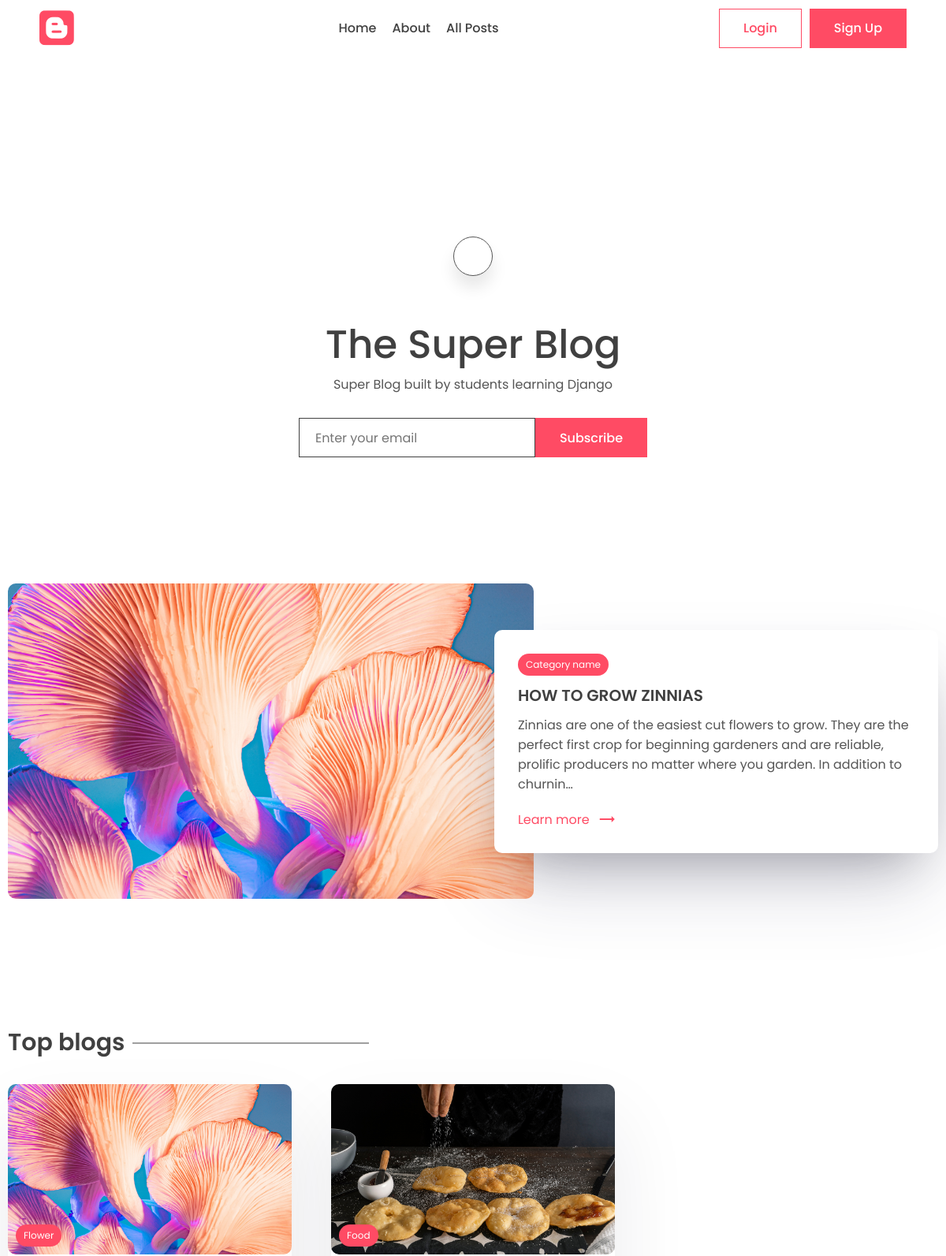
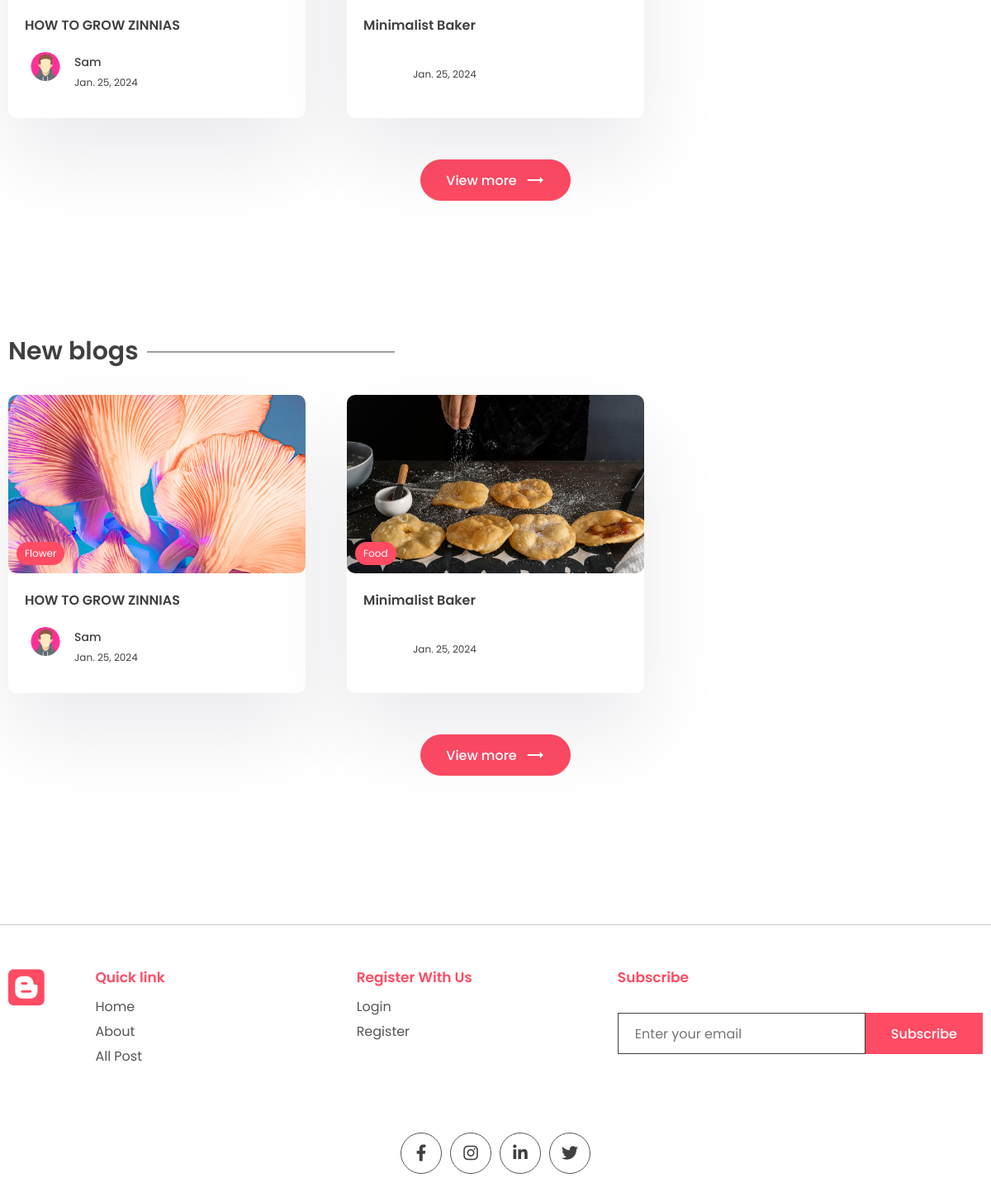
The page / on the database its author committed (2 pictures, top to bottom).
### app/models.py (models this page shows, shortened)
class WebsiteMeta(models.Model):
    title = models.CharField(max_length=200)
    description = models.CharField(max_length=500)
    about = models.TextField()

class Post(models.Model):
    title = models.CharField(max_length=200)
    content = models.TextField()
    last_updated = models.DateTimeField(auto_now=True)
    slug = models.SlugField(max_length=200, unique=True)
    image = models.ImageField(null=True, blank=True, upload_to="images/")
    tags = models.ManyToManyField(Tag, blank=True, related_name='post')
    view_count = models.IntegerField(null=True, blank=True)
    is_featured = models.BooleanField(default=False)
    author = models.ForeignKey(
        User, on_delete=models.CASCADE, null=True, blank=True)
    bookmarks = models.ManyToManyField(
        User, related_name="bookmarks", default=None, blank=True)
    likes = models.ManyToManyField(
        User, related_name="post_like", default=None, blank=True)

class Tag(models.Model):
    name = models.CharField(max_length=100)
    description = models.CharField(max_length=100)
    slug = models.SlugField(max_length=200, unique=True)

class Profile(models.Model):
    user = models.OneToOneField(User, on_delete=models.CASCADE)
    profile_image = models.ImageField(
        null=True, blank=True, upload_to="images/")
    slug = models.SlugField(max_length=200, unique=True)
    bio = models.CharField(max_length=200)

### app/views.py (the view, shortened to what this page needs)
# urls.py: path('', views.index, name="index"),
def index(request):
    posts = Post.objects.all()
    top_posts = Post.objects.all().order_by('-view_count')[0:3]
    recent_posts = Post.objects.all().order_by('-last_updated')[0:3]
    featured_blog = Post.objects.filter(is_featured=True)
    subscribe_form = SubscribeForm()
    subscribe_successful = None
    website_info = None
    if WebsiteMeta.objects.all().exists():
        website_info = WebsiteMeta.objects.all()[0]
    if featured_blog:
        featured_blog = featured_blog[0]
    context = {'posts': posts, 'top_posts': top_posts, 'recent_posts': recent_posts, 'subscribe_form': subscribe_form,
               'subscribe_successful': subscribe_successful, 'featured_blog': featured_blog, 'website_info': website_info}
    return render(request, 'app/index.html', context)

### app/forms.py
class SubscribeForm(forms.ModelForm):
    class Meta:
        model = Subscribe
        fields = '__all__'
        labels = {'email': _('')}
    def __init__(self, *args, **kwargs):
        super().__init__(*args, **kwargs)
        self.fields['email'].widget.attrs['placeholder'] = 'Enter your email'

### app/templates/app/index.html (shortened to what this page needs)
{% extends "base.html" %}
{% block content %}
    <main class="sp">
      <div class="container">
        <center>
          <div class="search-bar">
            <a href="{% url "search" %}" class="animated-search" onclick="searchbar()">
            </a>
          </div>
          <div class="typo">
            {% if website_info.title %}
            <h1 class="title">{{website_info.title}}</h1>
            {% else %}
            <h1 class="title">Website Blog Title.</h1>
            {% endif %}
            {% if website_info.description %}
            <p>
              {{website_info.description}}
            </p>
            {% else %}
            <p>
              Lorem ipsum began as scrambled, nonsensical Latin derived from
              Cicero's 1st-century BC text De Finibus Bonorum et Malorum.
            </p>
            {% endif %}
          </div>
          <div class="newsletter">
            {% if request.session.subscribed == None %}
            <form method="POST">
              {{subscribe_form}}
              <button class="btn btn-primary">Subscribe</button>
            </form>
            {% endif %}
          </div>
        </center>
      </div>
    </main>
    {% if featured_blog %}
    <section class="sp">
      <div class="container">
        <a href="{% url "post_page" featured_blog.slug %}">
        <div class="grid-2">
          <div class="post-img">
            <img src="{{featured_blog.image.url}}" alt="" />
          </div>
          <div class="post-content">
            <div class="cetagory">
              <p>Category name</p>
            </div>
            <h1>
              {{featured_blog.title}}
            </h1>
            <p class="des">
              {{featured_blog.content|safe|truncatechars:200}}
            </p>
            <a class="learn" href="#"
              >Learn more <span class="material-icons"> trending_flat </span></a
            >
          </div>
        </div>
        </a>
      </div>
    </section>
    {% endif %}
    <section class="sp">
      <div class="container">
        <h1 class="sec-title">Top blogs</h1>
        <div class="grid-3">
          {% for post in top_posts %}
          <a href=" {% url "post_page" post.slug %} ">
            <div class="card">
              <div class="post-img">
                <img src="{{post.image.url}}" alt="" />
                <div class="tag">{{post.tags.all.0.name}}</div>
              </div>
              <div class="card-content">
                <h3>
                  {{post.title}}
                </h3>
                <div class="author">
                    <div class="profile-pic">
                      <img src="{{post.author.profile.profile_image.url}}" alt="" />
                    </div>
                    <div class="details">
                      <p>{{post.author.first_name}}</p>
                      <small>{{post.last_updated|date}}</small>
                    </div>
                  </div>
              </div>
            </div>
          </a>
          {% endfor %}
        </div>
        <center>
          <a href="{% url "all_posts" %}"><button class="btn btn-primary rounded view">
            View more <span class="material-icons"> trending_flat </span>
          </button></a>
        </center>
      </div>
    </section>
    <section class="sp">
      <div class="container">
        <h1 class="sec-title">New blogs</h1>
        <div class="grid-3">
          {% for post in recent_posts %}
          <a href=" {% url "post_page" post.slug %} ">
            <div class="card">
              <div class="post-img">
                <img src="{{post.image.url}}" alt="" />
                <div class="tag">{{post.tags.all.0.name}}</div>
              </div>
              <div class="card-content">
                <h3>
                  {{post.title}}
                </h3>
                <div class="author">
                  <div class="profile-pic">
                    <img src="{{post.author.profile.profile_image.url}}" alt="" />
                  </div>
                  <div class="details">
                    <p>{{post.author.first_name}}</p>
                    <small>{{post.last_updated|date}}</small>
                  </div>
                </div>
              </div>
            </div>
          </a>
          {% endfor %}
        </div>
        <center>
          <a href="{% url "all_posts" %}"><button class="btn btn-primary rounded view">
            View more <span class="material-icons"> trending_flat </span>
          </button></a>
        </center>
      </div>
    </section>
{% endblock content %}

### app/static/app/style.css (style rules this page uses)
* { margin: 0; padding: 0; box-sizing: border-box; text-decoration: none; border: none; outline: none; list-style: none; font-family: "Poppins", sans-serif; color: var(--black); }
:root { --red: #ff4b64; --black: #404040; --des: #555555; --shadow: #ffffff1a 0px 1px 1px 0px inset, #32325d40 0px 50px 100px -20px, #0000004d 0px 30px 60px -30px; --shadow2: rgba(17, 12, 46, 0.084) 0px 48px 100px 0px; }
html { font-size: 62.5%; }
[class*="grid"] { display: grid; }
img { width: 100%; }
.container { max-width: 1220px; margin: auto; padding: 0 10px; }
p, a { font-size: 1.6rem; color: var(--des); }
input, textarea { font-size: 1.6rem; color: var(--black); }
.btn { cursor: pointer; height: 5rem; padding: 0 3rem; font-size: 1.6rem; font-weight: 500; border: 1px solid var(--red); display: flex; align-items: center; justify-content: center; gap: 1rem; }
.btn span { color: white; }
.btn-primary { background: var(--red); color: white; }
.rounded { border-radius: 5rem; }
.search-bar, .animated-search { width: 5rem; aspect-ratio: 1/1; border: 1px solid var(--des); border-radius: 50%; display: flex; align-items: center; justify-content: center; background: white; box-shadow: 0 15px 20px #00000018; cursor: pointer; margin-top: 10rem; z-index: 2; }
.search-bar { box-shadow: unset; border: none; }
.search-bar .animated-search { margin-top: 0; }
.typo { width: 50%; margin-top: 5rem; }
.title { font-size: 5rem; font-weight: 500; }
.newsletter form { display: flex; align-items: center; justify-content: center; margin-top: 3rem; }
.newsletter input { border: 1px solid var(--black); height: 5rem; width: 30rem; padding: 0 2rem; }
.sp { padding: 8rem 0; }
.grid-2 { grid-template-columns: 1.3fr 1fr; align-items: center; }
.post-img { height: 40rem; width: 100%; overflow: hidden; border-radius: 1rem; }
.post-img img { height: 100%; object-fit: cover; object-position: center; }
.post-content { position: relative; left: -5rem; background: white; border-radius: 1rem; padding: 3rem; box-shadow: var(--shadow); width: calc(100% + 5rem); }
.post-content h1 { font-size: 2rem; font-weight: 600; margin: 1rem 0; }
.cetagory { background: var(--red); width: fit-content; border-radius: 5rem; padding: 0.5rem 1rem; }
.cetagory p { color: white; font-size: 1.2rem; }
.learn { display: flex; align-items: center; gap: 1rem; color: var(--red); margin-top: 2rem; }
.learn span { color: #ff4b64; }
.sec-title { font-size: 3rem; font-weight: 600; position: relative; width: fit-content; margin-bottom: 3rem; }
.sec-title::after { content: ""; position: absolute; right: -31rem; height: 1px; width: 30rem; background: var(--black); top: 50%; transform: translateY(-50%); }
.grid-3 { grid-template-columns: repeat(3, 1fr); gap: 5rem; }
.card { background: white; box-shadow: var(--shadow2); border-radius: 1rem; cursor: pointer; transition: 0.3s; }
.post-img { position: relative; }
.tag { position: absolute; bottom: 1rem; left: 1rem; background: var(--red); color: white; border-radius: 5rem; padding: 0.5rem 1rem; font-size: 1.2rem; }
.card-content { padding: 2rem; padding-bottom: 3rem; }
.card h3 { font-size: 1.6rem; font-weight: 600; }
.card .post-img { width: 100%; height: unset; aspect-ratio: 1/0.6; }
.author { display: flex; align-items: center; gap: 1rem; margin-top: 2rem; }
.profile-pic { width: 5rem; aspect-ratio: 1/1; border-radius: 50%; overflow: hidden; }
.author p { color: var(--black); font-weight: 500; font-size: 1.4rem; }
.author small { color: var(--black); font-size: 1.2rem; }
.view { margin-top: 5rem; }
main { padding-top: 10rem !important; }

### rows shown on the page
WebsiteMeta: title "The Super Blog", description "Super Blog built by students learning Django"
Post: image (picture), title "HOW TO GROW ZINNIAS", content "Zinnias are one of the easiest cut flowers to grow. They are the perfect first crop for beginning gardeners and are reliable, prolific producers no matter where you garden. In addition to churnin…", tags.all.0.name "Flower", author.profile.profile_image (picture), author.first_name "Sam", last_updated "Jan. 25, 2024"
Post: image (picture), tags.all.0.name "Food", title "Minimalist Baker", last_updated "Jan. 25, 2024"
